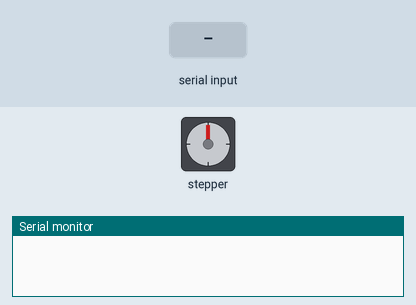
Simulated run of this sketch. Board: Arduino Uno, built with avr-gcc and run on an emulated ATmega328P. Parts: stepper motor, the last lines printed to the serial monitor. Wiring (inferred from the names in the program): stepper motor driver (200 steps per turn assumed): step pin 9; direction pin 8; enable pin 10. The test bench sets the inputs (shaded band).

Above: at 1.2 s.
1.3 s: "90,45\n" received over Serial
At 2.0 s:
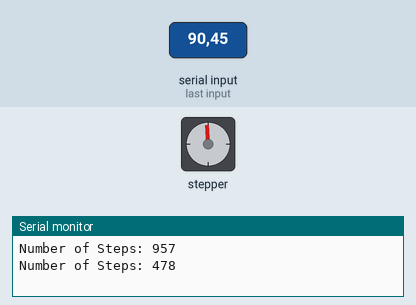
2.8 s: "30,150\n" received over Serial
At 3.1 s:
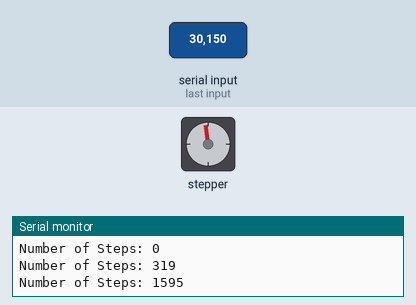
Timing chart, 0 to 5.8 s (numbered marks = the images above; inputs shaded):
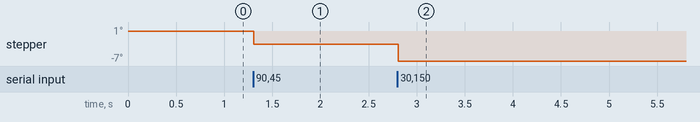

The sketch:

StepperMotorDrive.ino
```cpp
/* StepperMotorDrive

Authors: Derek Schumacher and Fatima Dominguez

Reads in a degree value from serial and translates it to
a number of steps that will rotate the motor to the desired
degree.

The circuit using a NEMA 14 and Microstep Driver- M6128 :
[current: 1.25; Microstep = 1 (Full-step)]

Red (A+)
Green (A-)
Yellow (B+)
Blue (B-)

PUL+ (pin 9)
DIR+ (pin 8)
PUL- and DIR- grounded

ENA+ connected to ground
ENA- connected to pin 10 (+5V when turning, otherwise 0V)

*/


int DIRECTION_PIN = 8;
int PULSE_PIN = 9;
int ENABLE = 10;
int stepCount = 0;
int desiredDegrees = 0;
double stepDegree = 0.094;
int desiredStep = 0;
int DELAY = 100;

void setup(){

  pinMode(DIRECTION_PIN, OUTPUT);
  pinMode(PULSE_PIN, OUTPUT);
  pinMode(ENABLE, OUTPUT);
//  digitalWrite(ENABLE, HIGH); //the motor should not make loud screeching
  Serial.begin(9600);
}

void loop() {

  if(Serial.available())
  {
    desiredDegrees = Serial.parseInt();
    desiredStep = int(desiredDegrees/stepDegree);
    Serial.print("Number of Steps: ");
    Serial.println(desiredStep);
    stepCount = 0;
    digitalWrite(ENABLE,LOW);
  }

  if(stepCount < desiredStep){
    digitalWrite(DIRECTION_PIN, HIGH);
    delayMicroseconds(DELAY);
    digitalWrite(DIRECTION_PIN,LOW);

    delayMicroseconds(DELAY);

    digitalWrite(PULSE_PIN, HIGH);
    delayMicroseconds(DELAY);
    digitalWrite(PULSE_PIN, LOW);

    delayMicroseconds(1000000);
    stepCount++;
  }

}
```
